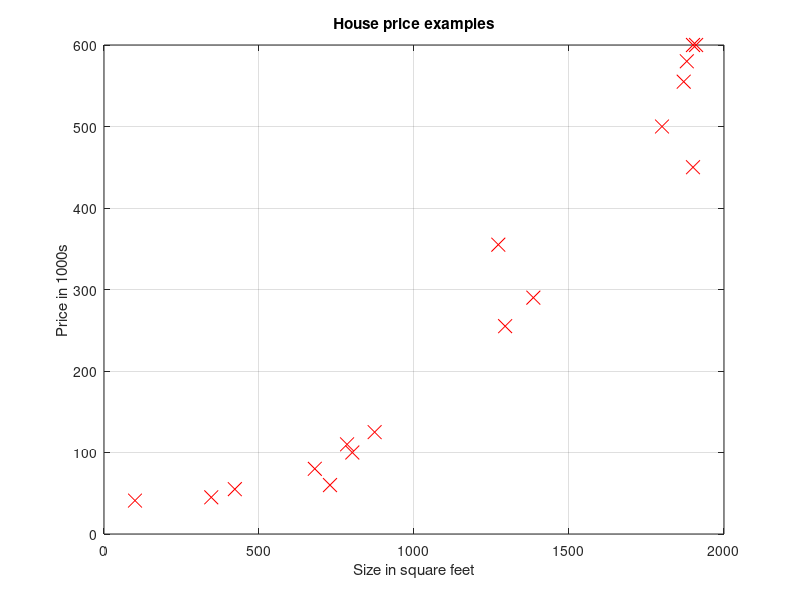

MATLAB code for this plot: (Note: this script raises an error after producing the figure.)
%--------------------------------------------------------%
% Sometimes the best fit to data isn't a straight line. In
% this example there are a few more examples that look like
% a straight line won't be accurate for a line of best fit.
% 
% Here we create an extra variable by squaring x, so X is a
% matrix that contains the bias (a column of 1s), the size
% in square feet, and the size in sqaure feet squared, then
% scaled.
%
% We are assuming that the hypothesis looks more like
%   h(x) = theta0 + theta1*x + theta2*x^2
%
% NB: the example data has been amended to it better suits
% a polynomial line of best fit.
%--------------------------------------------------------%

close all;
x = [1910; 1900; 1880; 1870; 1900; 1800; 1272; 1385; 1294; 873; 784; 801; 729; 680; 422; 346; 100];
y = [600; 600; 580; 555; 450; 500; 355; 290; 255; 125; 110; 100; 60; 80; 55; 45; 41];

m = length(x);
X = [(ones(m,1)),x,((x.^2)/100)];

% This is to help visualise the hypothesis on the graph
x_range = [0: 20: 2000]';
X_range = [(ones(length(x_range),1)),x_range,((x_range.^2)/100)];

% Plot the example data
plot(x,y,'rx','MarkerSize',10), grid on, ylabel('Price in 1000s'), xlabel('Size in square feet'), title('House price examples');
hold on;

% Start off with some theta values, and ploy the initial line of best fit
theta = [0.7; 0; 0.01];
J = computeCost(X, y, theta);

format shortG;
disp('Press enter to plot the initial line of best fit.');
pause;

disp('Theta is:');
disp(theta);
disp('Cost function: ');
disp(J);

plot(x_range,X_range*theta,'-');

% Set the learning rate
alpha = 0.0000000001;
iterations = 1000;
[theta, theta_history, J_history] = gradientDescent(X, y, theta, alpha, iterations);

disp('Press enter to plot the line of best fit once Gradient Descent has run.');
pause;

disp('Theta is:');
disp(theta);
disp('Cost function: ');
disp(J_history(iterations));


% See the hypothesis once gradient descent has optimised theta values
plot(x_range,X_range*theta,'-'),legend('Example data', 'Initial Line of Best Fit [hypothesis]', 'Line of Best Fit after gradient descent');